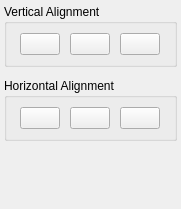
<?xml version="1.0" encoding="UTF-8"?>
<ui version="4.0">
 <class>CreateAlignmentDialog</class>
 <widget class="QDockWidget" name="CreateAlignmentDialog">
  <property name="geometry">
   <rect>
    <x>0</x>
    <y>0</y>
    <width>181</width>
    <height>209</height>
   </rect>
  </property>
  <property name="sizePolicy">
   <sizepolicy hsizetype="Preferred" vsizetype="Preferred">
    <horstretch>0</horstretch>
    <verstretch>0</verstretch>
   </sizepolicy>
  </property>
  <property name="allowedAreas">
   <set>Qt::LeftDockWidgetArea|Qt::RightDockWidgetArea</set>
  </property>
  <property name="windowTitle">
   <string>Create Alignments</string>
  </property>
  <widget class="QWidget" name="dockWidgetContents">
   <property name="sizePolicy">
    <sizepolicy hsizetype="Preferred" vsizetype="Preferred">
     <horstretch>0</horstretch>
     <verstretch>0</verstretch>
    </sizepolicy>
   </property>
   <layout class="QVBoxLayout" name="verticalLayout" stretch="0,0,0,1">
    <property name="margin">
     <number>4</number>
    </property>
    <item>
     <widget class="QGroupBox" name="groupBox_2">
      <property name="title">
       <string>Vertical Alignment</string>
      </property>
      <layout class="QHBoxLayout" name="horizontalLayout_2">
       <item>
        <widget class="QPushButton" name="vertLeftButton">
         <property name="maximumSize">
          <size>
           <width>40</width>
           <height>40</height>
          </size>
         </property>
         <property name="text">
          <string/>
         </property>
         <property name="icon">
          <iconset resource="../libdunnartcanvas.qrc">
           <normaloff>:/resources/images/align4.png</normaloff>:/resources/images/align4.png</iconset>
         </property>
         <property name="iconSize">
          <size>
           <width>35</width>
           <height>35</height>
          </size>
         </property>
        </widget>
       </item>
       <item>
        <widget class="QPushButton" name="vertCentreButton">
         <property name="maximumSize">
          <size>
           <width>40</width>
           <height>40</height>
          </size>
         </property>
         <property name="text">
          <string/>
         </property>
         <property name="icon">
          <iconset resource="../libdunnartcanvas.qrc">
           <normaloff>:/resources/images/align5.png</normaloff>:/resources/images/align5.png</iconset>
         </property>
         <property name="iconSize">
          <size>
           <width>35</width>
           <height>35</height>
          </size>
         </property>
        </widget>
       </item>
       <item>
        <widget class="QPushButton" name="vertRightButton">
         <property name="maximumSize">
          <size>
           <width>40</width>
           <height>40</height>
          </size>
         </property>
         <property name="text">
          <string/>
         </property>
         <property name="icon">
          <iconset resource="../libdunnartcanvas.qrc">
           <normaloff>:/resources/images/align6.png</normaloff>:/resources/images/align6.png</iconset>
         </property>
         <property name="iconSize">
          <size>
           <width>35</width>
           <height>35</height>
          </size>
         </property>
        </widget>
       </item>
      </layout>
     </widget>
    </item>
    <item>
     <spacer name="verticalSpacer">
      <property name="orientation">
       <enum>Qt::Vertical</enum>
      </property>
      <property name="sizeType">
       <enum>QSizePolicy::Fixed</enum>
      </property>
      <property name="sizeHint" stdset="0">
       <size>
        <width>20</width>
        <height>5</height>
       </size>
      </property>
     </spacer>
    </item>
    <item>
     <widget class="QGroupBox" name="groupBox">
      <property name="sizePolicy">
       <sizepolicy hsizetype="Expanding" vsizetype="Preferred">
        <horstretch>0</horstretch>
        <verstretch>0</verstretch>
       </sizepolicy>
      </property>
      <property name="title">
       <string>Horizontal Alignment</string>
      </property>
      <layout class="QHBoxLayout" name="horizontalLayout">
       <item>
        <widget class="QPushButton" name="horiTopButton">
         <property name="maximumSize">
          <size>
           <width>40</width>
           <height>40</height>
          </size>
         </property>
         <property name="text">
          <string/>
         </property>
         <property name="icon">
          <iconset resource="../libdunnartcanvas.qrc">
           <normaloff>:/resources/images/align1.png</normaloff>:/resources/images/align1.png</iconset>
         </property>
         <property name="iconSize">
          <size>
           <width>35</width>
           <height>35</height>
          </size>
         </property>
        </widget>
       </item>
       <item>
        <widget class="QPushButton" name="horiCentreButton">
         <property name="maximumSize">
          <size>
           <width>40</width>
           <height>40</height>
          </size>
         </property>
         <property name="text">
          <string/>
         </property>
         <property name="icon">
          <iconset resource="../libdunnartcanvas.qrc">
           <normaloff>:/resources/images/align2.png</normaloff>:/resources/images/align2.png</iconset>
         </property>
         <property name="iconSize">
          <size>
           <width>35</width>
           <height>35</height>
          </size>
         </property>
        </widget>
       </item>
       <item>
        <widget class="QPushButton" name="horiBottomButton">
         <property name="maximumSize">
          <size>
           <width>40</width>
           <height>40</height>
          </size>
         </property>
         <property name="text">
          <string/>
         </property>
         <property name="icon">
          <iconset resource="../libdunnartcanvas.qrc">
           <normaloff>:/resources/images/align3.png</normaloff>:/resources/images/align3.png</iconset>
         </property>
         <property name="iconSize">
          <size>
           <width>35</width>
           <height>35</height>
          </size>
         </property>
        </widget>
       </item>
      </layout>
     </widget>
    </item>
    <item>
     <spacer name="verticalSpacer_2">
      <property name="orientation">
       <enum>Qt::Vertical</enum>
      </property>
      <property name="sizeType">
       <enum>QSizePolicy::MinimumExpanding</enum>
      </property>
      <property name="sizeHint" stdset="0">
       <size>
        <width>20</width>
        <height>1</height>
       </size>
      </property>
     </spacer>
    </item>
   </layout>
  </widget>
 </widget>
 <resources>
  <include location="../libdunnartcanvas.qrc"/>
  <include location="../libdunnartcanvas.qrc"/>
 </resources>
 <connections/>
</ui>
